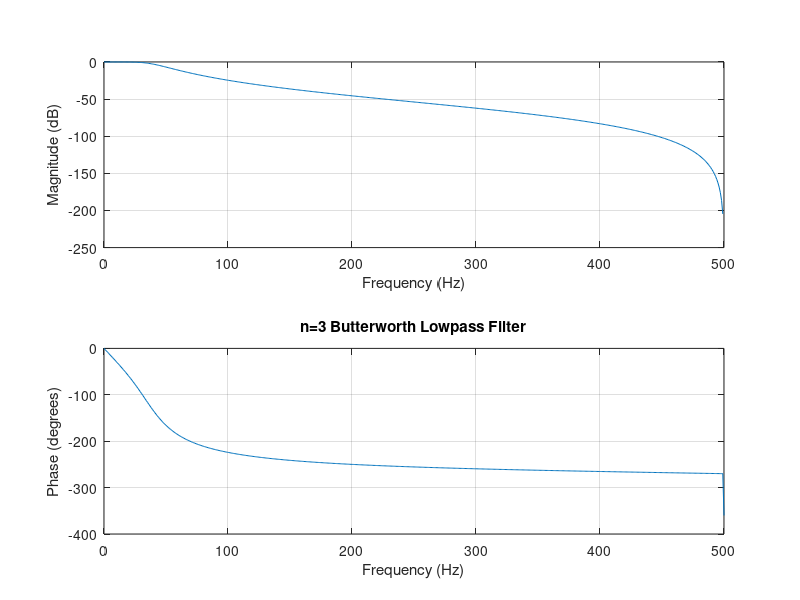
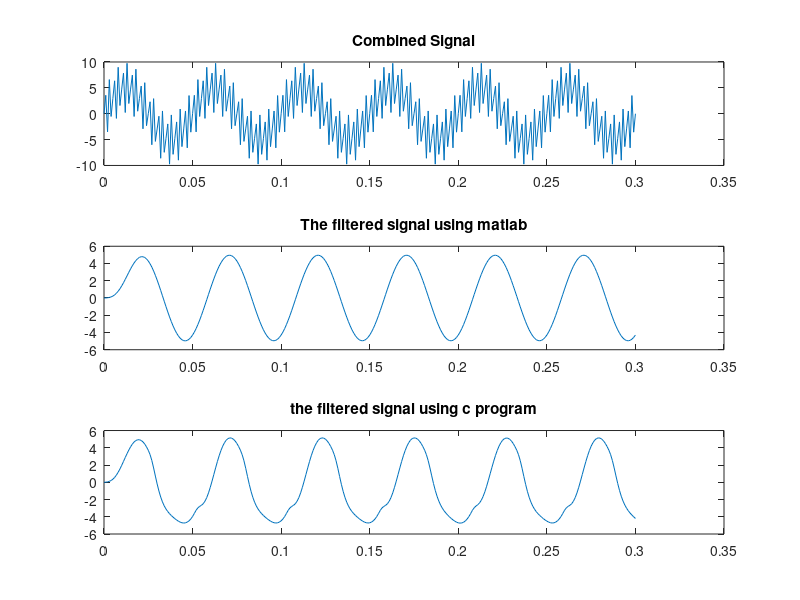

MATLAB code to generate these figures, in order:
%Design the low pass filter
% For data sampled at 1000 Hz, design a low-pass filter with less
% than 3 dB of ripple in the passband, defined from 0 to 40 Hz, and
% at least 40 dB of attenuation in the stopband, defined from 200 Hz
% to the Nyquist frequency. The filter order should be less than 6.
Wp = 40/500;
Ws = 200/500;
[n,Wn] = buttord(Wp,Ws,3,40)
[b,a] = butter(n,Wn);
figure(1);
freqz(b,a,512,1000)
title('n=3 Butterworth Lowpass Filter')

%Sample t at f_s = 1000Hz for 0.3sec
f_s = 1000;
t = 0:1/f_s:0.3;

%Generation of sample sin wave
phase_sin = 0;
amplitude_sin = 5;
f_sin = 20; %20Hz base signal
omega_sin = 2*pi*f_sin;
signal_sin = amplitude_sin*sin(omega_sin*t + phase_sin);

%Generation of sin wave noise signal
phase_noise = 0;
amplitude_noise = 5;
f_noise = 400;  %400Hz noise signal
omega_noise = 2*pi*f_noise;
signal_noise = amplitude_noise*sin(omega_noise*t + phase_noise);

%Combination sin signal with noise
signal_combined = signal_sin + signal_noise;

%Draw the signal
figure(2);
subplot(3,1,1);
plot(t,signal_combined);
title('Combined Signal');

%check the filter
f_signal_matlab = filter(b,a,(signal_combined));
subplot(3,1,2);
plot(t,f_signal_matlab);
title('The filtered signal using matlab')

%Write the combined signal in a file
csvwrite("noisy signal.csv", signal_combined.'); 

%read the C program filtered signal 
f_signal_c = csvread("filtered signal.csv").';
subplot(3,1,3);
plot(t,f_signal_c(1:length(t)));
title('the filtered signal using c program')









